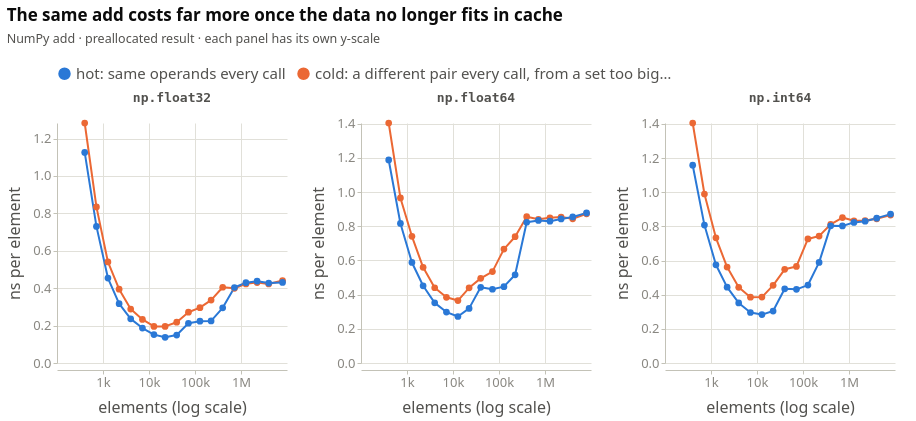

The notebook cell this image was saved under:
### Markdown cell above
---

## 3 · Where data lives matters more than the arithmetic

CPUs keep recently used data in small, fast memories called **caches** (L1, L2 and
L3, from smallest and fastest to largest and slowest). Data that doesn't fit has
to come from main memory, which is many times slower.

### Code cell
style.show(figures.cache_curve(d))

### Figure 1 — Vega-Lite specification as saved in the notebook (floating-point values rounded to 4 significant figures)
{"config": {"background": "transparent", "font": "Cochineal, system-ui, -apple-system, \"Segoe UI\", sans-serif", "padding": {"left": 6, "right": 18, "top": 6, "bottom": 6}, "view": {"stroke": null, "continuousWidth": 620, "continuousHeight": 300}, "axis": {"labelFont": "Cochineal, system-ui, -apple-system, \"Segoe UI\", sans-serif", "titleFont": "Cochineal, system-ui, -apple-system, \"Segoe UI\", sans-serif", "labelColor": "#898781", "titleColor": "#52514e", "labelFontSize": 12.5, "titleFontSize": 12.5, "titleFontWeight": 500, "titlePadding": 10, "domainColor": "#c3c2b7", "domainWidth": 1, "tickColor": "#c3c2b7", "tickSize": 4, "gridColor": "#e1e0d9", "gridWidth": 1, "gridDash": []}, "legend": {"labelFont": "Cochineal, system-ui, -apple-system, \"Segoe UI\", sans-serif", "titleFont": "Cochineal, system-ui, -apple-system, \"Segoe UI\", sans-serif", "labelColor": "#52514e", "titleColor": "#52514e", "labelFontSize": 12.5, "titleFontSize": 12.5, "titleFontWeight": 500, "symbolType": "circle", "symbolSize": 110, "orient": "top", "direction": "horizontal", "offset": 10, "titlePadding": 10, "labelLimit": 360}, "title": {"font": "Cochineal, system-ui, -apple-system, \"Segoe UI\", sans-serif", "color": "#0b0b0b", "fontSize": 17, "fontWeight": 600, "subtitleFont": "Cochineal, system-ui, -apple-system, \"Segoe UI\", sans-serif", "subtitleColor": "#52514e", "subtitleFontSize": 12.5, "subtitlePadding": 8, "anchor": "start", "offset": 16, "dy": -4}, "header": {"labelFont": "Cochineal, system-ui, -apple-system, \"Segoe UI\", sans-serif", "titleFont": "Cochineal, system-ui, -apple-system, \"Segoe UI\", sans-serif", "labelColor": "#52514e", "titleColor": "#52514e", "labelFontSize": 13, "labelFontWeight": 600, "titleFontSize": 12.5}, "range": {"category": ["#2a78d6", "#eb6834", "#1baf7a"], "heatmap": ["#cde2fb", "#9ec5f4", "#6da7ec", "#3987e5", "#256abf", "#184f95", "#0d366b"], "ramp": ["#cde2fb", "#9ec5f4", "#6da7ec", "#3987e5", "#256abf", "#184f95", "#0d366b"]}, "bar": {"cornerRadiusEnd": 4, "discreteBandSize": 16}, "point": {"size": 100, "filled": true, "stroke": "transparent", "strokeWidth": 2, "opacity": 1}, "line": {"strokeWidth": 2, "strokeCap": "round", "strokeJoin": "round"}, "rule": {"strokeWidth": 1}, "text": {"font": "Cochineal, system-ui, -apple-system, \"Segoe UI\", sans-serif", "fontSize": 12, "color": "#52514e"}}, "data": {"name": "data-d8142e40fa3b178ec43f793cd35f3b65"}, "facet": {"column": {"field": "implementation_display", "header": {"labelFont": "monospace"}, "sort": ["np.float32", "np.float64", "np.int64"], "title": null, "type": "nominal"}}, "spec": {"mark": {"type": "line", "point": {"size": 45}}, "encoding": {"color": {"field": "cache_state", "legend": {"labelExpr": "datum.label == 'hot' ? 'hot: same operands every call' : 'cold: a different pair every call, from a set too big to cache'", "labelFontSize": 15, "title": null}, "scale": {"domain": ["hot", "cold"], "range": ["#2a78d6", "#eb6834"]}, "sort": ["hot", "cold"], "type": "nominal"}, "tooltip": [{"field": "implementation", "title": "dtype", "type": "nominal"}, {"field": "n_elem", "format": ",", "title": "elements", "type": "quantitative"}, {"field": "cache_state", "title": "operands", "type": "nominal"}, {"field": "ns_elem", "format": ".3f", "title": "ns / element", "type": "quantitative"}], "x": {"axis": {"format": "~s", "labelFontSize": 13, "titleFontSize": 16, "values": [1000, 10000, 100000, 1000000]}, "field": "n_elem", "scale": {"type": "log"}, "title": "elements (log scale)", "type": "quantitative"}, "y": {"axis": {"labelFontSize": 13, "titleFontSize": 16}, "field": "ns_elem", "scale": {"domainMin": 0}, "title": "ns per element", "type": "quantitative"}}, "height": 240, "width": 230}, "resolve": {"scale": {"y": "independent"}}, "title": {"text": "The same add costs far more once the data no longer fits in cache", "subtitle": "NumPy add · preallocated result · each panel has its own y-scale"}, "$schema": "https://vega.github.io/schema/vega-lite/v6.4.1.json", "datasets": {"data-d8142e40fa3b178ec43f793cd35f3b65": [{"implementation": "float32", "n_elem": 400, "cache_state": "cold", "ns_elem": 1.283, "us": 0.5132, "implementation_display": "np.float32"}, {"implementation": "float32", "n_elem": 400, "cache_state": "hot", "ns_elem": 1.126, "us": 0.4503, "implementation_display": "np.float32"}, {"implementation": "float64", "n_elem": 400, "cache_state": "cold", "ns_elem": 1.404, "us": 0.5617, "implementation_display": "np.float64"}, {"implementation": "float64", "n_elem": 400, "cache_state": "hot", "ns_elem": 1.188, "us": 0.4752, "implementation_display": "np.float64"}, {"implementation": "int64", "n_elem": 400, "cache_state": "cold", "ns_elem": 1.405, "us": 0.5621, "implementation_display": "np.int64"}, {"implementation": "int64", "n_elem": 400, "cache_state": "hot", "ns_elem": 1.158, "us": 0.4633, "implementation_display": "np.int64"}, {"implementation": "float32", "n_elem": 720, "cache_state": "cold", "ns_elem": 0.8344, "us": 0.6008, "implementation_display": "np.float32"}, {"implementation": "float32", "n_elem": 720, "cache_state": "hot", "ns_elem": 0.7303, "us": 0.5258, "implementation_display": "np.float32"}, {"implementation": "float64", "n_elem": 720, "cache_state": "cold", "ns_elem": 0.9658, "us": 0.6954, "implementation_display": "np.float64"}, {"implementation": "float64", "n_elem": 720, "cache_state": "hot", "ns_elem": 0.8165, "us": 0.5879, "implementation_display": "np.float64"}, {"implementation": "int64", "n_elem": 720, "cache_state": "cold", "ns_elem": 0.9895, "us": 0.7125, "implementation_display": "np.int64"}, {"implementation": "int64", "n_elem": 720, "cache_state": "hot", "ns_elem": 0.8075, "us": 0.5814, "implementation_display": "np.int64"}, {"implementation": "float32", "n_elem": 1280, "cache_state": "cold", "ns_elem": 0.5401, "us": 0.6914, "implementation_display": "np.float32"}, {"implementation": "float32", "n_elem": 1280, "cache_state": "hot", "ns_elem": 0.4541, "us": 0.5813, "implementation_display": "np.float32"}, {"implementation": "float64", "n_elem": 1280, "cache_state": "cold", "ns_elem": 0.7413, "us": 0.9488, "implementation_display": "np.float64"}, {"implementation": "float64", "n_elem": 1280, "cache_state": "hot", "ns_elem": 0.5883, "us": 0.753, "implementation_display": "np.float64"}, {"implementation": "int64", "n_elem": 1280, "cache_state": "cold", "ns_elem": 0.7331, "us": 0.9383, "implementation_display": "np.int64"}, {"implementation": "int64", "n_elem": 1280, "cache_state": "hot", "ns_elem": 0.5749, "us": 0.7359, "implementation_display": "np.int64"}, {"implementation": "float32", "n_elem": 2240, "cache_state": "cold", "ns_elem": 0.3947, "us": 0.8841, "implementation_display": "np.float32"}, {"implementation": "float32", "n_elem": 2240, "cache_state": "hot", "ns_elem": 0.3169, "us": 0.7099, "implementation_display": "np.float32"}, {"implementation": "float64", "n_elem": 2240, "cache_state": "cold", "ns_elem": 0.5596, "us": 1.253, "implementation_display": "np.float64"}, {"implementation": "float64", "n_elem": 2240, "cache_state": "hot", "ns_elem": 0.4519, "us": 1.012, "implementation_display": "np.float64"}, {"implementation": "int64", "n_elem": 2240, "cache_state": "cold", "ns_elem": 0.5617, "us": 1.258, "implementation_display": "np.int64"}, {"implementation": "int64", "n_elem": 2240, "cache_state": "hot", "ns_elem": 0.4443, "us": 0.9952, "implementation_display": "np.int64"}, {"implementation": "float32", "n_elem": 4000, "cache_state": "cold", "ns_elem": 0.2882, "us": 1.153, "implementation_display": "np.float32"}, {"implementation": "float32", "n_elem": 4000, "cache_state": "hot", "ns_elem": 0.236, "us": 0.9438, "implementation_display": "np.float32"}, {"implementation": "float64", "n_elem": 4000, "cache_state": "cold", "ns_elem": 0.4402, "us": 1.761, "implementation_display": "np.float64"}, {"implementation": "float64", "n_elem": 4000, "cache_state": "hot", "ns_elem": 0.352, "us": 1.408, "implementation_display": "np.float64"}, {"implementation": "int64", "n_elem": 4000, "cache_state": "cold", "ns_elem": 0.4432, "us": 1.773, "implementation_display": "np.int64"}, {"implementation": "int64", "n_elem": 4000, "cache_state": "hot", "ns_elem": 0.3516, "us": 1.407, "implementation_display": "np.int64"}, {"implementation": "float32", "n_elem": 7200, "cache_state": "cold", "ns_elem": 0.2329, "us": 1.677, "implementation_display": "np.float32"}, {"implementation": "float32", "n_elem": 7200, "cache_state": "hot", "ns_elem": 0.1869, "us": 1.346, "implementation_display": "np.float32"}, {"implementation": "float64", "n_elem": 7200, "cache_state": "cold", "ns_elem": 0.3844, "us": 2.768, "implementation_display": "np.float64"}, {"implementation": "float64", "n_elem": 7200, "cache_state": "hot", "ns_elem": 0.298, "us": 2.145, "implementation_display": "np.float64"}, {"implementation": "int64", "n_elem": 7200, "cache_state": "cold", "ns_elem": 0.3852, "us": 2.773, "implementation_display": "np.int64"}, {"implementation": "int64", "n_elem": 7200, "cache_state": "hot", "ns_elem": 0.2958, "us": 2.129, "implementation_display": "np.int64"}, {"implementation": "float32", "n_elem": 12800, "cache_state": "cold", "ns_elem": 0.1954, "us": 2.501, "implementation_display": "np.float32"}, {"implementation": "float32", "n_elem": 12800, "cache_state": "hot", "ns_elem": 0.1517, "us": 1.942, "implementation_display": "np.float32"}, {"implementation": "float64", "n_elem": 12800, "cache_state": "cold", "ns_elem": 0.3654, "us": 4.677, "implementation_display": "np.float64"}, {"implementation": "float64", "n_elem": 12800, "cache_state": "hot", "ns_elem": 0.2721, "us": 3.483, "implementation_display": "np.float64"}, {"implementation": "int64", "n_elem": 12800, "cache_state": "cold", "ns_elem": 0.3858, "us": 4.938, "implementation_display": "np.int64"}, {"implementation": "int64", "n_elem": 12800, "cache_state": "hot", "ns_elem": 0.2834, "us": 3.628, "implementation_display": "np.int64"}, {"implementation": "float32", "n_elem": 22400, "cache_state": "cold", "ns_elem": 0.1956, "us": 4.381, "implementation_display": "np.float32"}, {"implementation": "float32", "n_elem": 22400, "cache_state": "hot", "ns_elem": 0.1372, "us": 3.074, "implementation_display": "np.float32"}, {"implementation": "float64", "n_elem": 22400, "cache_state": "cold", "ns_elem": 0.4399, "us": 9.853, "implementation_display": "np.float64"}, {"implementation": "float64", "n_elem": 22400, "cache_state": "hot", "ns_elem": 0.3196, "us": 7.158, "implementation_display": "np.float64"}, {"implementation": "int64", "n_elem": 22400, "cache_state": "cold", "ns_elem": 0.4547, "us": 10.19, "implementation_display": "np.int64"}, {"implementation": "int64", "n_elem": 22400, "cache_state": "hot", "ns_elem": 0.3043, "us": 6.817, "implementation_display": "np.int64"}, {"implementation": "float32", "n_elem": 40000, "cache_state": "cold", "ns_elem": 0.218, "us": 8.721, "implementation_display": "np.float32"}, {"implementation": "float32", "n_elem": 40000, "cache_state": "hot", "ns_elem": 0.1495, "us": 5.979, "implementation_display": "np.float32"}, {"implementation": "float64", "n_elem": 40000, "cache_state": "cold", "ns_elem": 0.4952, "us": 19.81, "implementation_display": "np.float64"}, {"implementation": "float64", "n_elem": 40000, "cache_state": "hot", "ns_elem": 0.4429, "us": 17.72, "implementation_display": "np.float64"}, {"implementation": "int64", "n_elem": 40000, "cache_state": "cold", "ns_elem": 0.5484, "us": 21.94, "implementation_display": "np.int64"}, {"implementation": "int64", "n_elem": 40000, "cache_state": "hot", "ns_elem": 0.4346, "us": 17.39, "implementation_display": "np.int64"}, {"implementation": "float32", "n_elem": 72000, "cache_state": "cold", "ns_elem": 0.2716, "us": 19.55, "implementation_display": "np.float32"}, {"implementation": "float32", "n_elem": 72000, "cache_state": "hot", "ns_elem": 0.2126, "us": 15.3, "implementation_display": "np.float32"}, {"implementation": "float64", "n_elem": 72000, "cache_state": "cold", "ns_elem": 0.5349, "us": 38.51, "implementation_display": "np.float64"}, {"implementation": "float64", "n_elem": 72000, "cache_state": "hot", "ns_elem": 0.4314, "us": 31.06, "implementation_display": "np.float64"}, {"implementation": "int64", "n_elem": 72000, "cache_state": "cold", "ns_elem": 0.5656, "us": 40.72, "implementation_display": "np.int64"}, {"implementation": "int64", "n_elem": 72000, "cache_state": "hot", "ns_elem": 0.4311, "us": 31.04, "implementation_display": "np.int64"}, {"implementation": "float32", "n_elem": 128000, "cache_state": "cold", "ns_elem": 0.2957, "us": 37.85, "implementation_display": "np.float32"}, {"implementation": "float32", "n_elem": 128000, "cache_state": "hot", "ns_elem": 0.2235, "us": 28.61, "implementation_display": "np.float32"}, {"implementation": "float64", "n_elem": 128000, "cache_state": "cold", "ns_elem": 0.6664, "us": 85.3, "implementation_display": "np.float64"}, {"implementation": "float64", "n_elem": 128000, "cache_state": "hot", "ns_elem": 0.4468, "us": 57.2, "implementation_display": "np.float64"}, {"implementation": "int64", "n_elem": 128000, "cache_state": "cold", "ns_elem": 0.7263, "us": 92.96, "implementation_display": "np.int64"}, {"implementation": "int64", "n_elem": 128000, "cache_state": "hot", "ns_elem": 0.4563, "us": 58.41, "implementation_display": "np.int64"}, {"implementation": "float32", "n_elem": 224000, "cache_state": "cold", "ns_elem": 0.3365, "us": 75.38, "implementation_display": "np.float32"}, {"implementation": "float32", "n_elem": 224000, "cache_state": "hot", "ns_elem": 0.225, "us": 50.4, "implementation_display": "np.float32"}, {"implementation": "float64", "n_elem": 224000, "cache_state": "cold", "ns_elem": 0.739, "us": 165.5, "implementation_display": "np.float64"}, {"implementation": "float64", "n_elem": 224000, "cache_state": "hot", "ns_elem": 0.5162, "us": 115.6, "implementation_display": "np.float64"}, {"implementation": "int64", "n_elem": 224000, "cache_state": "cold", "ns_elem": 0.7432, "us": 166.5, "implementation_display": "np.int64"}, {"implementation": "int64", "n_elem": 224000, "cache_state": "hot", "ns_elem": 0.589, "us": 131.9, "implementation_display": "np.int64"}, {"implementation": "float32", "n_elem": 400000, "cache_state": "cold", "ns_elem": 0.405, "us": 162.0, "implementation_display": "np.float32"}, {"implementation": "float32", "n_elem": 400000, "cache_state": "hot", "ns_elem": 0.2951, "us": 118.0, "implementation_display": "np.float32"}, {"implementation": "float64", "n_elem": 400000, "cache_state": "cold", "ns_elem": 0.8561, "us": 342.4, "implementation_display": "np.float64"}, {"implementation": "float64", "n_elem": 400000, "cache_state": "hot", "ns_elem": 0.8235, "us": 329.4, "implementation_display": "np.float64"}, {"implementation": "int64", "n_elem": 400000, "cache_state": "cold", "ns_elem": 0.8123, "us": 324.9, "implementation_display": "np.int64"}, {"implementation": "int64", "n_elem": 400000, "cache_state": "hot", "ns_elem": 0.8031, "us": 321.3, "implementation_display": "np.int64"}, {"implementation": "float32", "n_elem": 720000, "cache_state": "cold", "ns_elem": 0.399, "us": 287.3, "implementation_display": "np.float32"}, {"implementation": "float32", "n_elem": 720000, "cache_state": "hot", "ns_elem": 0.4037, "us": 290.7, "implementation_display": "np.float32"}, {"implementation": "float64", "n_elem": 720000, "cache_state": "cold", "ns_elem": 0.8412, "us": 605.7, "implementation_display": "np.float64"}, {"implementation": "float64", "n_elem": 720000, "cache_state": "hot", "ns_elem": 0.8343, "us": 600.7, "implementation_display": "np.float64"}, {"implementation": "int64", "n_elem": 720000, "cache_state": "cold", "ns_elem": 0.8515, "us": 613.1, "implementation_display": "np.int64"}, {"implementation": "int64", "n_elem": 720000, "cache_state": "hot", "ns_elem": 0.8026, "us": 577.9, "implementation_display": "np.int64"}, {"implementation": "float32", "n_elem": 1280000, "cache_state": "cold", "ns_elem": 0.423, "us": 541.4, "implementation_display": "np.float32"}, {"implementation": "float32", "n_elem": 1280000, "cache_state": "hot", "ns_elem": 0.4295, "us": 549.7, "implementation_display": "np.float32"}, {"implementation": "float64", "n_elem": 1280000, "cache_state": "cold", "ns_elem": 0.8498, "us": 1088.0, "implementation_display": "np.float64"}, {"implementation": "float64", "n_elem": 1280000, "cache_state": "hot", "ns_elem": 0.83, "us": 1062.0, "implementation_display": "np.float64"}, {"implementation": "int64", "n_elem": 1280000, "cache_state": "cold", "ns_elem": 0.8329, "us": 1066.0, "implementation_display": "np.int64"}, {"implementation": "int64", "n_elem": 1280000, "cache_state": "hot", "ns_elem": 0.8232, "us": 1054.0, "implementation_display": "np.int64"}, {"implementation": "float32", "n_elem": 2240000, "cache_state": "cold", "ns_elem": 0.4302, "us": 963.5, "implementation_display": "np.float32"}, {"implementation": "float32", "n_elem": 2240000, "cache_state": "hot", "ns_elem": 0.4374, "us": 979.7, "implementation_display": "np.float32"}, {"implementation": "float64", "n_elem": 2240000, "cache_state": "cold", "ns_elem": 0.854, "us": 1913.0, "implementation_display": "np.float64"}, {"implementation": "float64", "n_elem": 2240000, "cache_state": "hot", "ns_elem": 0.843, "us": 1888.0, "implementation_display": "np.float64"}, {"implementation": "int64", "n_elem": 2240000, "cache_state": "cold", "ns_elem": 0.8342, "us": 1869.0, "implementation_display": "np.int64"}, {"implementation": "int64", "n_elem": 2240000, "cache_state": "hot", "ns_elem": 0.8299, "us": 1859.0, "implementation_display": "np.int64"}, {"implementation": "float32", "n_elem": 4000000, "cache_state": "cold", "ns_elem": 0.4228, "us": 1691.0, "implementation_display": "np.float32"}, {"implementation": "float32", "n_elem": 4000000, "cache_state": "hot", "ns_elem": 0.4273, "us": 1709.0, "implementation_display": "np.float32"}, {"implementation": "float64", "n_elem": 4000000, "cache_state": "cold", "ns_elem": 0.8438, "us": 3375.0, "implementation_display": "np.float64"}, {"implementation": "float64", "n_elem": 4000000, "cache_state": "hot", "ns_elem": 0.8546, "us": 3418.0, "implementation_display": "np.float64"}, {"implementation": "int64", "n_elem": 4000000, "cache_state": "cold", "ns_elem": 0.844, "us": 3376.0, "implementation_display": "np.int64"}, {"implementation": "int64", "n_elem": 4000000, "cache_state": "hot", "ns_elem": 0.8481, "us": 3392.0, "implementation_display": "np.int64"}, {"implementation": "float32", "n_elem": 8000000, "cache_state": "cold", "ns_elem": 0.4409, "us": 3527.0, "implementation_display": "np.float32"}, {"implementation": "float32", "n_elem": 8000000, "cache_state": "hot", "ns_elem": 0.4308, "us": 3447.0, "implementation_display": "np.float32"}, {"implementation": "float64", "n_elem": 8000000, "cache_state": "cold", "ns_elem": 0.8729, "us": 6983.0, "implementation_display": "np.float64"}, {"implementation": "float64", "n_elem": 8000000, "cache_state": "hot", "ns_elem": 0.8782, "us": 7026.0, "implementation_display": "np.float64"}, {"implementation": "int64", "n_elem": 8000000, "cache_state": "cold", "ns_elem": 0.866, "us": 6928.0, "implementation_display": "np.int64"}, {"implementation": "int64", "n_elem": 8000000, "cache_state": "hot", "ns_elem": 0.8719, "us": 6975.0, "implementation_display": "np.int64"}]}}
